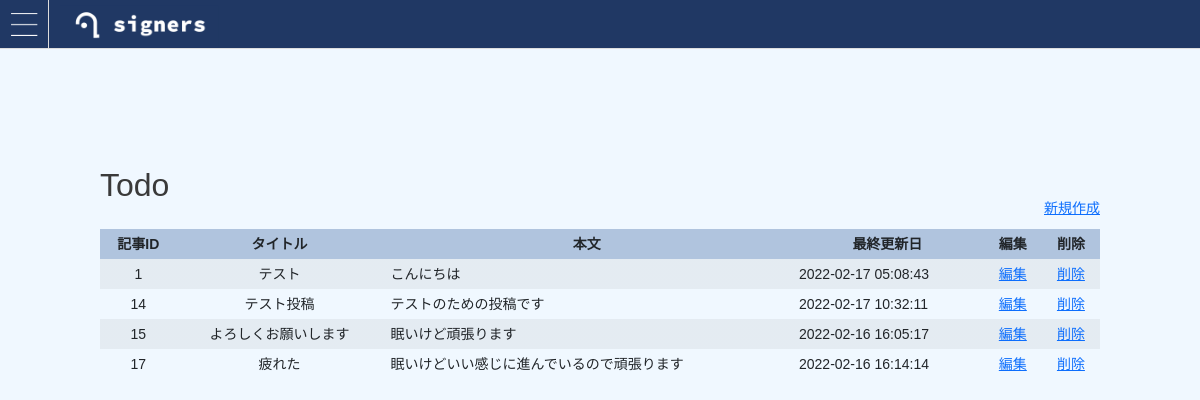
Screenshot of /select.php (signed in) with the database file from the repository.
### tables this page shows
CREATE TABLE `posts` (
  `id` int(11) NOT NULL,
  `title` varchar(50) DEFAULT NULL,
  `content` varchar(255) DEFAULT NULL,
  `time` timestamp NOT NULL DEFAULT CURRENT_TIMESTAMP ON UPDATE CURRENT_TIMESTAMP,
  `user_id` int(2) NOT NULL
);

### select.php (the view, shortened to what this page needs)
<?php
$user_id = $_SESSION['user_id'];
$pdo = db_conn();
$stmt = $pdo->prepare('SELECT * FROM posts WHERE user_id=:id');
$stmt->bindValue(':id', $user_id, PDO::PARAM_INT);
$status = $stmt->execute();
?>
<!DOCTYPE html>
<html lang="ja">
<head>
  <link href="https://cdn.jsdelivr.net/npm/bootstrap@5.0.0-beta1/dist/css/bootstrap.min.css" rel="stylesheet">
  <link rel="stylesheet"  href="css/styles.css"/>
</head>
<body>
  <div id="main"  style='background-color:aliceblue'>
    <header id="header">
      <span class="button menu-button-left">
      </span>
      <div><a href="select.php"><img src="img/signers_logo_baner.png" alt="ロゴ" style="padding-left: 60px; padding-top: 5px "></a></div>
    </header>
    <div class='col-10 mx-auto' style='margin-top:10%';>
    <div><p style='font-size:xx-large'>Todo</p></div>
    <div><p style='text-align:right'><a href="index.php">新規作成</a></p><br></div>
    <table class="table table-striped">
        <thead>
          <tr>
            <th scope="col" style='text-align:center;  background-color:lightsteelblue'>記事ID</th>
            <th scope="col" style='text-align:center;  background-color:lightsteelblue'>タイトル</th>
            <th scope="col" style='text-align:center;  background-color:lightsteelblue'>本文</th>
            <th scope="col" style='text-align:center;  background-color:lightsteelblue'>最終更新日</th>
            <th scope="col" style='text-align:center;  background-color:lightsteelblue'>編集</th>
            <th scope="col" style='text-align:center;  background-color:lightsteelblue'>削除</th>
          </tr>
        </thead>
        <tbody>
          <?php while ($row = $stmt->fetch(PDO::FETCH_ASSOC)) : ?>
            <tr>
              <td  style='text-align:center;'><?php echo $row["id"]; ?></td>
              <td style='text-align:center;'><?php echo $row["title"]; ?></td>
              <td><?php echo $row["content"]; ?></td>
              <td><?php echo $row["time"]; ?></td>
              <td  style='text-align:center;'><a href="post_detail.php?id=<?php echo $row['id'];?>">編集</a></td>
              <td style='text-align:center;'><a href="post_delete.php?id=<?php echo $row['id'];?>">削除</a></td>
            </tr>
          <?php endwhile; ?>
        </tbody>
      </table>
  </div>
</div>
</body>
</html>

### css/styles.css (style rules this page uses)
html, body, div, span, object, iframe, h1, h2, h3, h4, h5, h6, p, blockquote, pre, abbr, address, cite, code, del, dfn, em, img, ins, kbd, q, samp, small, strong, sub, sup, var, b, i, dl, dt, dd, ol, ul, li, fieldset, form, label, legend, table, caption, tbody, tfoot, thead, tr, th, td, article, aside, canvas, details, figcaption, figure, footer, header, hgroup, menu, nav, section, summary, time, mark, audio, video { margin: 0; padding: 0; border: 0; outline: 0; font-size: 100%; vertical-align: baseline; background: transparent; }
body { line-height: 1; font-size: 14px; font-family: HiraKakuProN-W3,"ヒラギノ角ゴ ProN W3",Helvetica,sans-serif; color: #3a3a3a; width: 100%; min-width: 320px; -webkit-text-size-adjust: none; background: #fff; }
#header { background:rgb(32,56,100); border-bottom: 1px solid #ddd; height: 49px; position: relative; width: 100%; }
.button { width: 49px; height: 49px; position: absolute; display: block; background-repeat: no-repeat; background-image: url('../img/menu_button_back.png'); background-position: center; }
.menu-button-left { left: 0px; border-right: 1px solid #ddd; }
#main { background: #FFFFFF; }
#main { z-index: 1; }

### rows the page displays
posts: id "1", title "テスト", content "こんにちは", time "2022-02-17 05:08:43"
posts: id "14", title "テスト投稿", content "テストのための投稿です", time "2022-02-17 10:32:11"
posts: id "15", title "よろしくお願いします", content "眠いけど頑張ります", time "2022-02-16 16:05:17"
posts: id "17", title "疲れた", content "眠いけどいい感じに進んでいるので頑張ります", time "2022-02-16 16:14:14"
